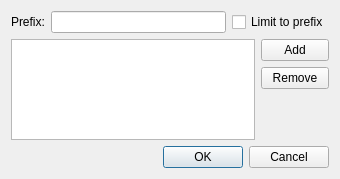
<?xml version="1.0" encoding="UTF-8"?>
<ui version="4.0">
 <class>Help::Internal::RemoteFilterOptions</class>
 <widget class="QDialog" name="Help::Internal::RemoteFilterOptions">
  <property name="geometry">
   <rect>
    <x>0</x>
    <y>0</y>
    <width>340</width>
    <height>179</height>
   </rect>
  </property>
  <property name="windowTitle">
   <string>Filter configuration</string>
  </property>
  <layout class="QVBoxLayout" name="verticalLayout_2">
   <item>
    <layout class="QHBoxLayout" name="horizontalLayout">
     <item>
      <widget class="QLabel" name="label">
       <property name="sizePolicy">
        <sizepolicy hsizetype="Maximum" vsizetype="Preferred">
         <horstretch>0</horstretch>
         <verstretch>0</verstretch>
        </sizepolicy>
       </property>
       <property name="text">
        <string>Prefix:</string>
       </property>
       <property name="buddy">
        <cstring>shortcutEdit</cstring>
       </property>
      </widget>
     </item>
     <item>
      <widget class="QLineEdit" name="shortcutEdit">
       <property name="sizePolicy">
        <sizepolicy hsizetype="Minimum" vsizetype="Fixed">
         <horstretch>0</horstretch>
         <verstretch>0</verstretch>
        </sizepolicy>
       </property>
      </widget>
     </item>
     <item>
      <widget class="QCheckBox" name="limitCheck">
       <property name="sizePolicy">
        <sizepolicy hsizetype="Maximum" vsizetype="Preferred">
         <horstretch>0</horstretch>
         <verstretch>0</verstretch>
        </sizepolicy>
       </property>
       <property name="text">
        <string>Limit to prefix</string>
       </property>
      </widget>
     </item>
    </layout>
   </item>
   <item>
    <layout class="QHBoxLayout" name="horizontalLayout_2">
     <item>
      <widget class="QListWidget" name="listWidget"/>
     </item>
     <item>
      <layout class="QVBoxLayout" name="verticalLayout">
       <item>
        <widget class="QPushButton" name="add">
         <property name="minimumSize">
          <size>
           <width>21</width>
           <height>21</height>
          </size>
         </property>
         <property name="text">
          <string>Add</string>
         </property>
        </widget>
       </item>
       <item>
        <widget class="QPushButton" name="remove">
         <property name="minimumSize">
          <size>
           <width>21</width>
           <height>21</height>
          </size>
         </property>
         <property name="text">
          <string>Remove</string>
         </property>
        </widget>
       </item>
       <item>
        <spacer name="verticalSpacer">
         <property name="orientation">
          <enum>Qt::Vertical</enum>
         </property>
         <property name="sizeHint" stdset="0">
          <size>
           <width>20</width>
           <height>20</height>
          </size>
         </property>
        </spacer>
       </item>
      </layout>
     </item>
    </layout>
   </item>
   <item>
    <widget class="QDialogButtonBox" name="buttonBox">
     <property name="orientation">
      <enum>Qt::Horizontal</enum>
     </property>
     <property name="standardButtons">
      <set>QDialogButtonBox::Cancel|QDialogButtonBox::Ok</set>
     </property>
    </widget>
   </item>
  </layout>
 </widget>
 <resources/>
 <connections>
  <connection>
   <sender>buttonBox</sender>
   <signal>accepted()</signal>
   <receiver>Help::Internal::RemoteFilterOptions</receiver>
   <slot>accept()</slot>
   <hints>
    <hint type="sourcelabel">
     <x>248</x>
     <y>254</y>
    </hint>
    <hint type="destinationlabel">
     <x>157</x>
     <y>274</y>
    </hint>
   </hints>
  </connection>
  <connection>
   <sender>buttonBox</sender>
   <signal>rejected()</signal>
   <receiver>Help::Internal::RemoteFilterOptions</receiver>
   <slot>reject()</slot>
   <hints>
    <hint type="sourcelabel">
     <x>316</x>
     <y>260</y>
    </hint>
    <hint type="destinationlabel">
     <x>286</x>
     <y>274</y>
    </hint>
   </hints>
  </connection>
 </connections>
</ui>
